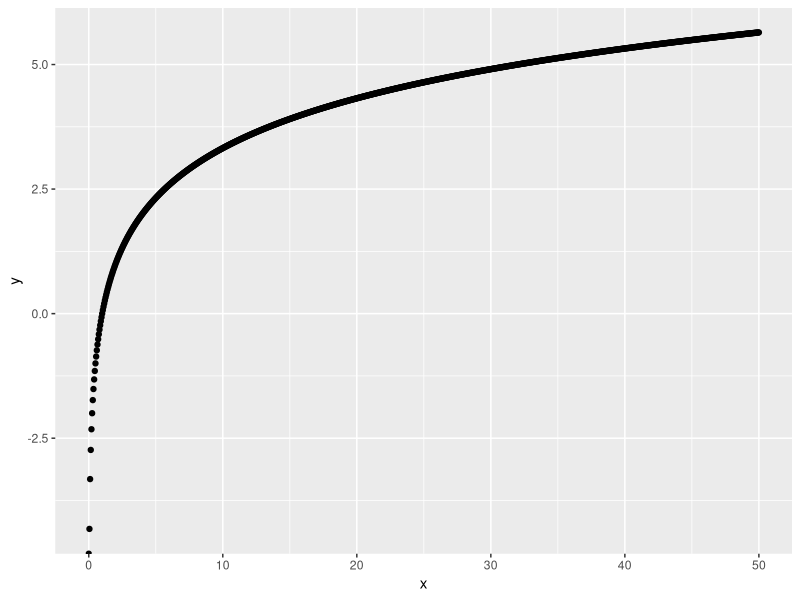

Write the R code that produced this figure.
#paper plots
library(ggplot2)
sigma <- function(x) log2(x)
x <- seq(0,50,length.out = 1000)
y <- sigma(x)
plotData <- data.frame(x=x,y=y)
qplot(x=x,y=y,data=plotData)


cooperator <- function(N,k,gama){
    cost =gama*(k-N)/N
    payoff=sigma(k)
    payoff-cost
}

cooperator(2,6,0.9)
